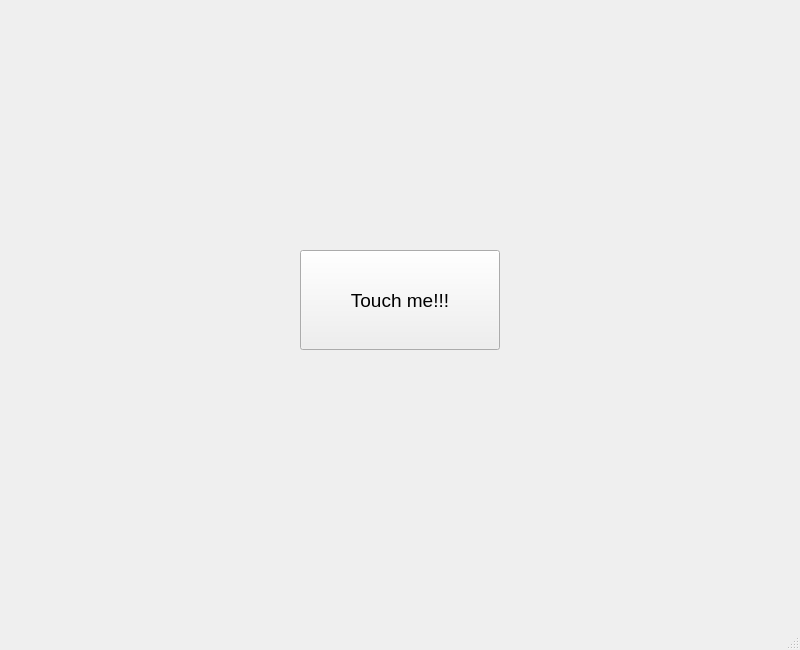
<?xml version="1.0" encoding="UTF-8"?>
<ui version="4.0">
 <class>MainWindow</class>
 <widget class="QMainWindow" name="MainWindow">
  <property name="geometry">
   <rect>
    <x>0</x>
    <y>0</y>
    <width>800</width>
    <height>650</height>
   </rect>
  </property>
  <property name="windowTitle">
   <string>MainWindow</string>
  </property>
  <widget class="QWidget" name="centralwidget">
   <widget class="QPushButton" name="pushButton">
    <property name="geometry">
     <rect>
      <x>300</x>
      <y>250</y>
      <width>200</width>
      <height>100</height>
     </rect>
    </property>
    <property name="font">
     <font>
      <pointsize>14</pointsize>
     </font>
    </property>
    <property name="text">
     <string>Touch me!!!</string>
    </property>
   </widget>
  </widget>
  <widget class="QMenuBar" name="menubar">
   <property name="geometry">
    <rect>
     <x>0</x>
     <y>0</y>
     <width>800</width>
     <height>21</height>
    </rect>
   </property>
  </widget>
  <widget class="QStatusBar" name="statusbar"/>
 </widget>
 <resources/>
 <connections/>
</ui>
